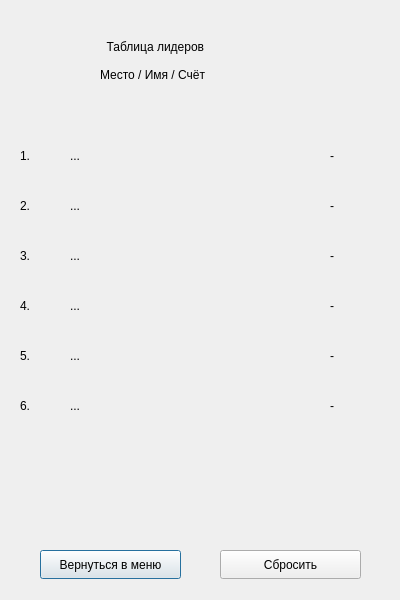
<?xml version="1.0" encoding="UTF-8"?>
<ui version="4.0">
 <class>Scoreboard</class>
 <widget class="QDialog" name="Scoreboard">
  <property name="geometry">
   <rect>
    <x>0</x>
    <y>0</y>
    <width>400</width>
    <height>600</height>
   </rect>
  </property>
  <property name="minimumSize">
   <size>
    <width>400</width>
    <height>600</height>
   </size>
  </property>
  <property name="maximumSize">
   <size>
    <width>400</width>
    <height>600</height>
   </size>
  </property>
  <property name="windowTitle">
   <string>Таблица лидеров</string>
  </property>
  <widget class="QPushButton" name="backToMenu">
   <property name="geometry">
    <rect>
     <x>40</x>
     <y>550</y>
     <width>141</width>
     <height>29</height>
    </rect>
   </property>
   <property name="text">
    <string>Вернуться в меню</string>
   </property>
  </widget>
  <widget class="QLabel" name="place_1">
   <property name="geometry">
    <rect>
     <x>20</x>
     <y>140</y>
     <width>31</width>
     <height>31</height>
    </rect>
   </property>
   <property name="styleSheet">
    <string notr="true">font: 700 16pt &quot;Sitka Small&quot;;</string>
   </property>
   <property name="text">
    <string>1.</string>
   </property>
  </widget>
  <widget class="QLabel" name="top_name_1">
   <property name="geometry">
    <rect>
     <x>70</x>
     <y>140</y>
     <width>241</width>
     <height>31</height>
    </rect>
   </property>
   <property name="styleSheet">
    <string notr="true">font: 700 14pt &quot;Sitka Small&quot;;</string>
   </property>
   <property name="text">
    <string>...</string>
   </property>
  </widget>
  <widget class="QLabel" name="top_score_1">
   <property name="geometry">
    <rect>
     <x>330</x>
     <y>140</y>
     <width>41</width>
     <height>31</height>
    </rect>
   </property>
   <property name="styleSheet">
    <string notr="true">font: 700 16pt &quot;Sitka Small&quot;;</string>
   </property>
   <property name="text">
    <string>-</string>
   </property>
  </widget>
  <widget class="QLabel" name="top_score_2">
   <property name="geometry">
    <rect>
     <x>330</x>
     <y>190</y>
     <width>41</width>
     <height>31</height>
    </rect>
   </property>
   <property name="styleSheet">
    <string notr="true">font: 700 16pt &quot;Sitka Small&quot;;</string>
   </property>
   <property name="text">
    <string>-</string>
   </property>
  </widget>
  <widget class="QLabel" name="top_score_3">
   <property name="geometry">
    <rect>
     <x>330</x>
     <y>240</y>
     <width>41</width>
     <height>31</height>
    </rect>
   </property>
   <property name="styleSheet">
    <string notr="true">font: 700 16pt &quot;Sitka Small&quot;;</string>
   </property>
   <property name="text">
    <string>-</string>
   </property>
  </widget>
  <widget class="QLabel" name="top_score_4">
   <property name="geometry">
    <rect>
     <x>330</x>
     <y>290</y>
     <width>41</width>
     <height>31</height>
    </rect>
   </property>
   <property name="styleSheet">
    <string notr="true">font: 700 16pt &quot;Sitka Small&quot;;</string>
   </property>
   <property name="text">
    <string>-</string>
   </property>
  </widget>
  <widget class="QLabel" name="top_score_5">
   <property name="geometry">
    <rect>
     <x>330</x>
     <y>340</y>
     <width>41</width>
     <height>31</height>
    </rect>
   </property>
   <property name="styleSheet">
    <string notr="true">font: 700 16pt &quot;Sitka Small&quot;;</string>
   </property>
   <property name="text">
    <string>-</string>
   </property>
  </widget>
  <widget class="QLabel" name="top_score_6">
   <property name="geometry">
    <rect>
     <x>330</x>
     <y>390</y>
     <width>41</width>
     <height>31</height>
    </rect>
   </property>
   <property name="styleSheet">
    <string notr="true">font: 700 16pt &quot;Sitka Small&quot;;</string>
   </property>
   <property name="text">
    <string>-</string>
   </property>
  </widget>
  <widget class="QLabel" name="top_name_2">
   <property name="geometry">
    <rect>
     <x>70</x>
     <y>190</y>
     <width>241</width>
     <height>31</height>
    </rect>
   </property>
   <property name="styleSheet">
    <string notr="true">font: 700 14pt &quot;Sitka Small&quot;;</string>
   </property>
   <property name="text">
    <string>...</string>
   </property>
  </widget>
  <widget class="QLabel" name="top_name_3">
   <property name="geometry">
    <rect>
     <x>70</x>
     <y>240</y>
     <width>241</width>
     <height>31</height>
    </rect>
   </property>
   <property name="styleSheet">
    <string notr="true">font: 700 14pt &quot;Sitka Small&quot;;</string>
   </property>
   <property name="text">
    <string>...</string>
   </property>
  </widget>
  <widget class="QLabel" name="top_name_4">
   <property name="geometry">
    <rect>
     <x>70</x>
     <y>290</y>
     <width>241</width>
     <height>31</height>
    </rect>
   </property>
   <property name="styleSheet">
    <string notr="true">font: 700 14pt &quot;Sitka Small&quot;;</string>
   </property>
   <property name="text">
    <string>...</string>
   </property>
  </widget>
  <widget class="QLabel" name="top_name_5">
   <property name="geometry">
    <rect>
     <x>70</x>
     <y>340</y>
     <width>241</width>
     <height>31</height>
    </rect>
   </property>
   <property name="styleSheet">
    <string notr="true">font: 700 14pt &quot;Sitka Small&quot;;</string>
   </property>
   <property name="text">
    <string>...</string>
   </property>
  </widget>
  <widget class="QLabel" name="top_name_6">
   <property name="geometry">
    <rect>
     <x>70</x>
     <y>390</y>
     <width>241</width>
     <height>31</height>
    </rect>
   </property>
   <property name="styleSheet">
    <string notr="true">font: 700 14pt &quot;Sitka Small&quot;;</string>
   </property>
   <property name="text">
    <string>...</string>
   </property>
  </widget>
  <widget class="QLabel" name="place_2">
   <property name="geometry">
    <rect>
     <x>20</x>
     <y>190</y>
     <width>31</width>
     <height>31</height>
    </rect>
   </property>
   <property name="styleSheet">
    <string notr="true">font: 700 16pt &quot;Sitka Small&quot;;</string>
   </property>
   <property name="text">
    <string>2.</string>
   </property>
  </widget>
  <widget class="QLabel" name="place_3">
   <property name="geometry">
    <rect>
     <x>20</x>
     <y>240</y>
     <width>31</width>
     <height>31</height>
    </rect>
   </property>
   <property name="styleSheet">
    <string notr="true">font: 700 16pt &quot;Sitka Small&quot;;</string>
   </property>
   <property name="text">
    <string>3.</string>
   </property>
  </widget>
  <widget class="QLabel" name="place_4">
   <property name="geometry">
    <rect>
     <x>20</x>
     <y>290</y>
     <width>31</width>
     <height>31</height>
    </rect>
   </property>
   <property name="styleSheet">
    <string notr="true">font: 700 16pt &quot;Sitka Small&quot;;</string>
   </property>
   <property name="text">
    <string>4.</string>
   </property>
  </widget>
  <widget class="QLabel" name="place_5">
   <property name="geometry">
    <rect>
     <x>20</x>
     <y>340</y>
     <width>31</width>
     <height>31</height>
    </rect>
   </property>
   <property name="styleSheet">
    <string notr="true">font: 700 16pt &quot;Sitka Small&quot;;</string>
   </property>
   <property name="text">
    <string>5.</string>
   </property>
  </widget>
  <widget class="QLabel" name="place_6">
   <property name="geometry">
    <rect>
     <x>20</x>
     <y>390</y>
     <width>31</width>
     <height>31</height>
    </rect>
   </property>
   <property name="styleSheet">
    <string notr="true">font: 700 16pt &quot;Sitka Small&quot;;</string>
   </property>
   <property name="text">
    <string>6.</string>
   </property>
  </widget>
  <widget class="QLabel" name="headLbl">
   <property name="geometry">
    <rect>
     <x>100</x>
     <y>10</y>
     <width>291</width>
     <height>101</height>
    </rect>
   </property>
   <property name="styleSheet">
    <string notr="true">font: 700 16pt &quot;Sitka Small&quot;;</string>
   </property>
   <property name="text">
    <string>  Таблица лидеров

Место / Имя / Счёт</string>
   </property>
  </widget>
  <widget class="QPushButton" name="pushButton">
   <property name="geometry">
    <rect>
     <x>220</x>
     <y>550</y>
     <width>141</width>
     <height>29</height>
    </rect>
   </property>
   <property name="text">
    <string>Сбросить</string>
   </property>
  </widget>
 </widget>
 <resources/>
 <connections/>
</ui>
